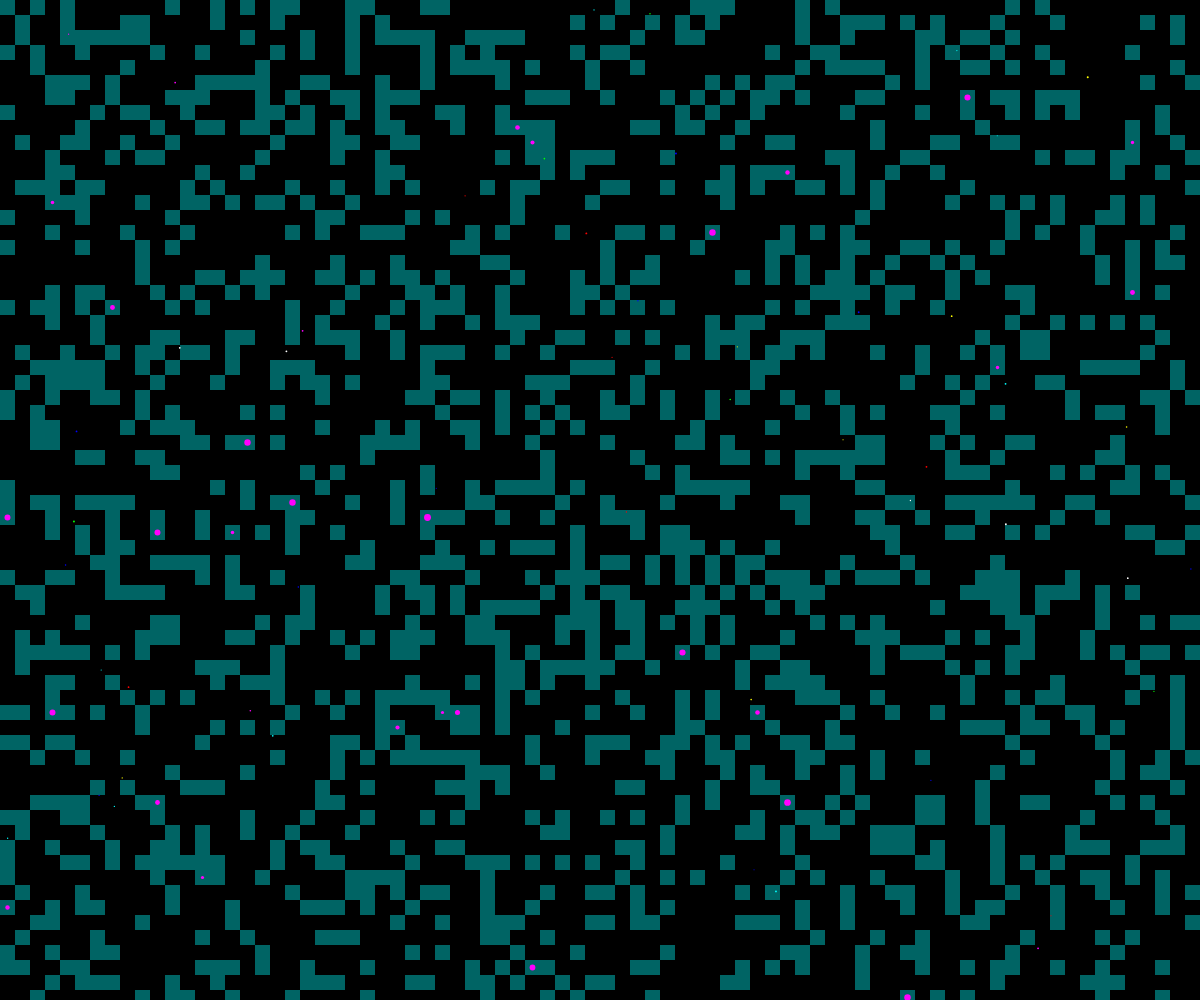
Frame 1 (no input)
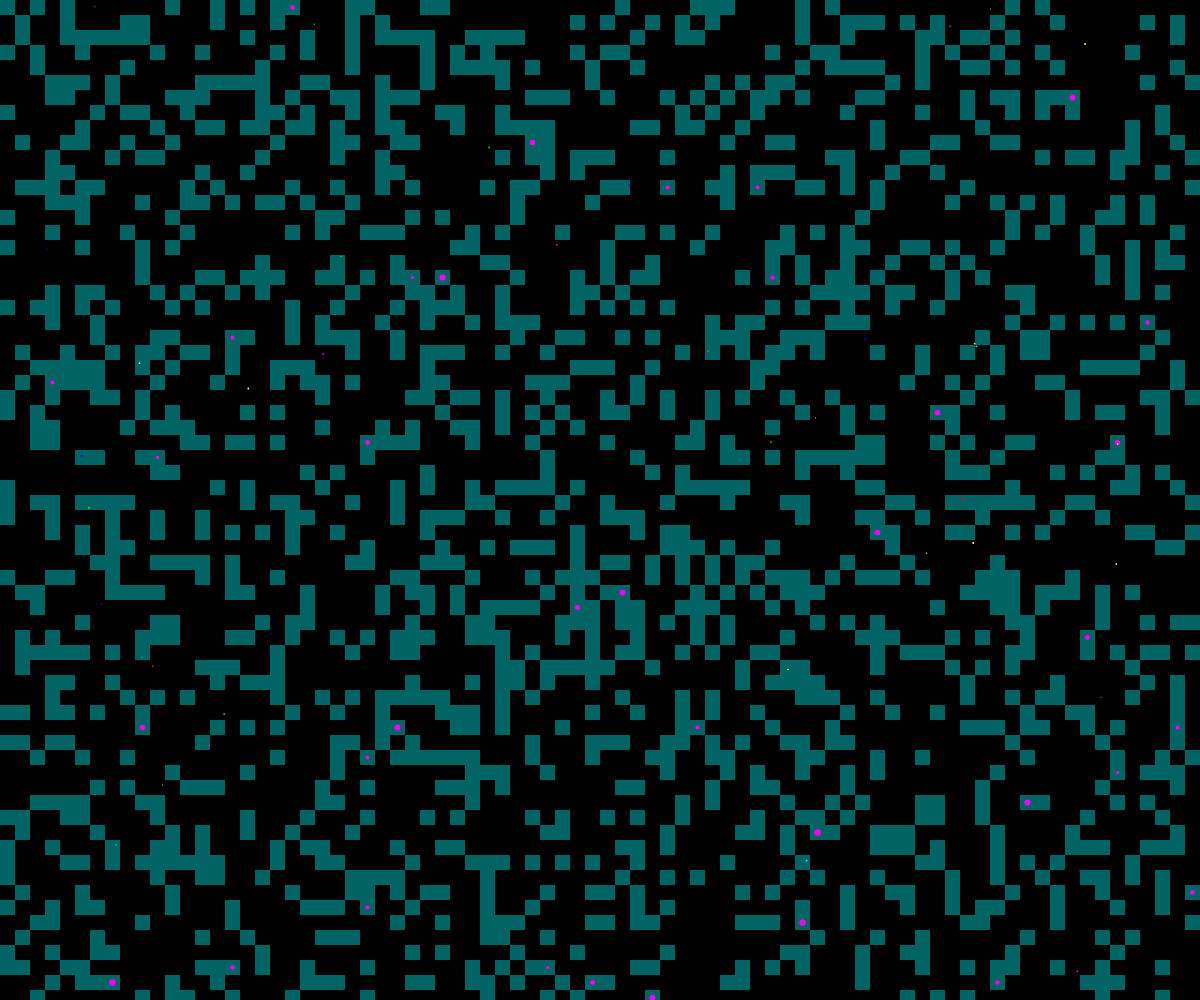
Frame 60 (no input)
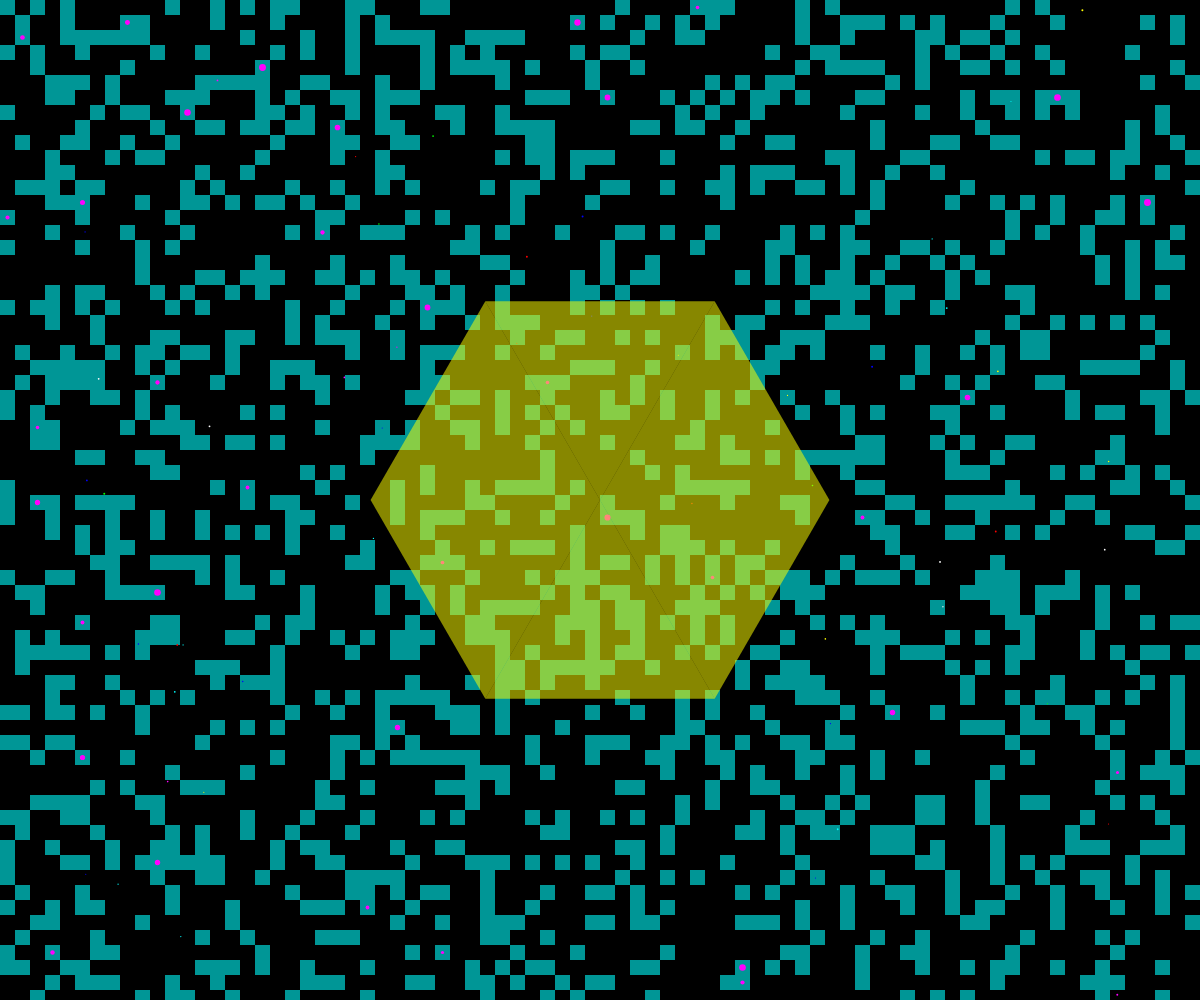
Frame 120 (the mouse pressed at the canvas centre since frame 60)

The p5.js sketch that drew these frames (run headless with seeded random() and noise() and a simulated clock; from frame 60 on, the mouse is pressed at the canvas centre):

// p5.js sketch
// ── sketch.js
let grid = [];
let particles = [];
let bursts = [];
let gridSize = 15;
let glowIntensity = 0;

function setup() {
  createCanvas(windowWidth, windowHeight);
  noStroke();
  
  // Initialize grid
  for (let y = 0; y < height; y += gridSize) {
    for (let x = 0; x < width; x += gridSize) {
      grid.push({x, y, active: random() > 0.7});
    }
  }
  
  // Initialize particles
  for (let i = 0; i < 50; i++) {
    particles.push({
      x: random(width),
      y: random(height),
      size: random(1, 2),
      speed: random(0.3, 1),
      angle: random(TWO_PI),
      color: color(random([0, 255]), random([0, 255]), random([0, 255]))
    });
  }
}

function draw() {
  background(0);
  
  // Draw grid
  for (let cell of grid) {
    if (cell.active) {
      fill(0, 255, 255, 100 + glowIntensity * 50);
      rect(cell.x, cell.y, gridSize, gridSize);
      
      // Add pixel clusters
      if (random() > 0.98) {
        fill(255, 0, 255);
        ellipse(cell.x + gridSize/2, cell.y + gridSize/2, random(3, 7));
      }
    }
  }
  
  // Draw particles
  for (let p of particles) {
    p.x += cos(p.angle) * p.speed;
    p.y += sin(p.angle) * p.speed;
    
    if (p.x < 0 || p.x > width || p.y < 0 || p.y > height) {
      p.x = random(width);
      p.y = random(height);
    }
    
    fill(p.color);
    ellipse(p.x, p.y, p.size);
  }
  
  // Draw bursts
  for (let i = bursts.length - 1; i >= 0; i--) {
    let burst = bursts[i];
    burst.radius += burst.speed;
    burst.alpha -= 2;
    
    if (burst.alpha <= 0) {
      bursts.splice(i, 1);
      continue;
    }
    
    // Draw hexagonal modules
    fill(255, 255, 0, burst.alpha);
    push();
    translate(burst.x, burst.y);
    
    for (let j = 0; j < 6; j++) {
      let angle = TWO_PI * j / 6;
      let x1 = cos(angle) * burst.radius;
      let y1 = sin(angle) * burst.radius;
      let x2 = cos(angle + TWO_PI/6) * burst.radius;
      let y2 = sin(angle + TWO_PI/6) * burst.radius;
      
      triangle(0, 0, x1, y1, x2, y2);
    }
    
    pop();
  }
  
  // Random grid activation
  if (random() > 0.99) {
    let idx = int(random(grid.length));
    grid[idx].active = true;
  }
}

function mousePressed() {
  // Create burst effect at mouse position
  bursts.push({
    x: mouseX,
    y: mouseY,
    radius: 0,
    speed: random(2, 4),
    alpha: 255
  });
  
  glowIntensity = 1;
}

function windowResized() {
  resizeCanvas(windowWidth, windowHeight);
}
